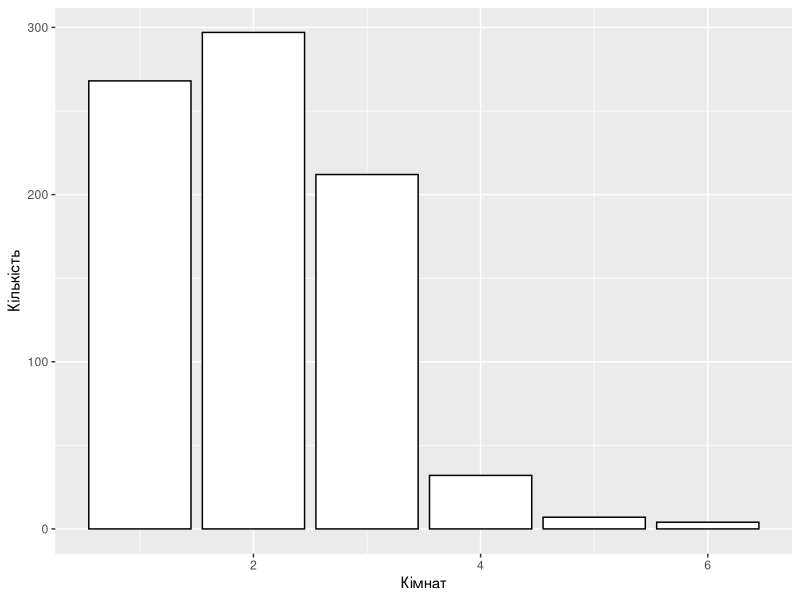
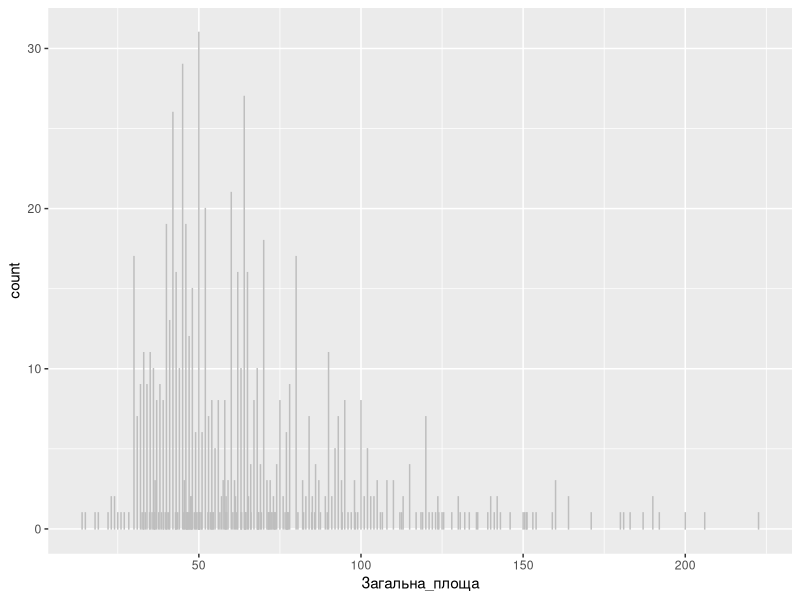
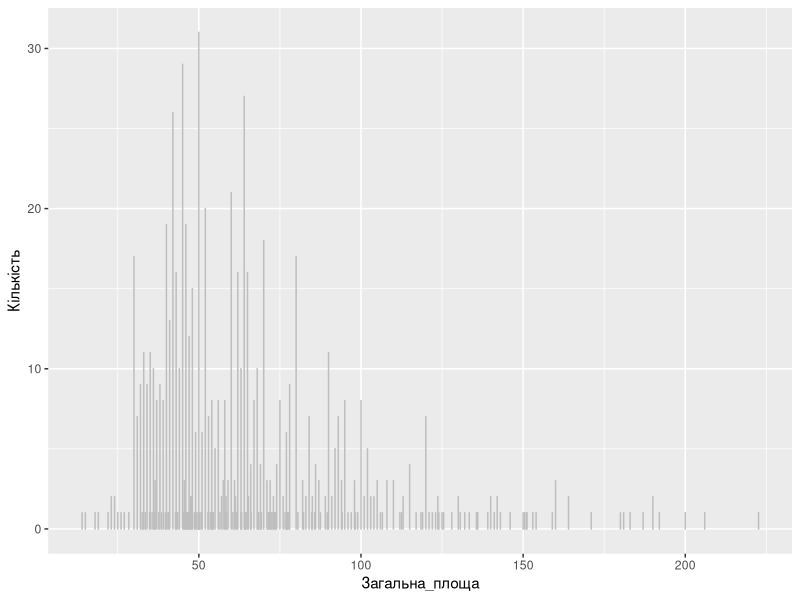
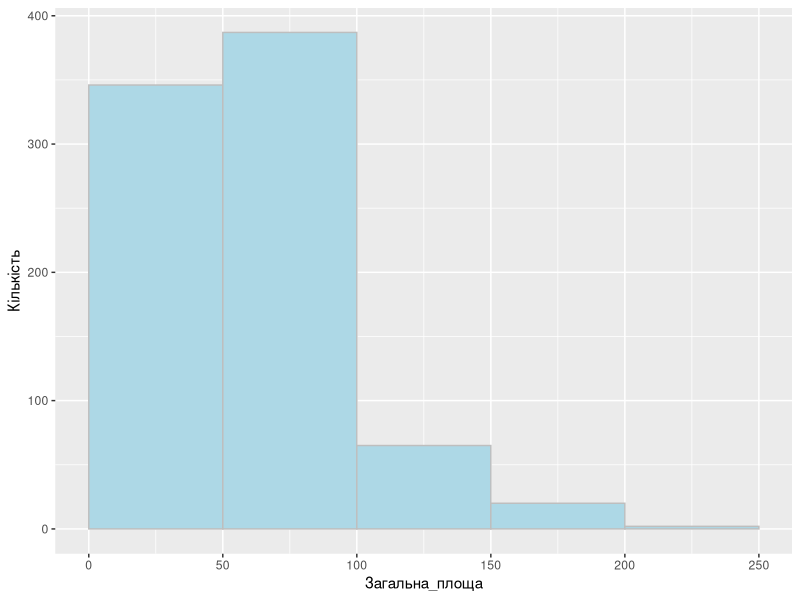
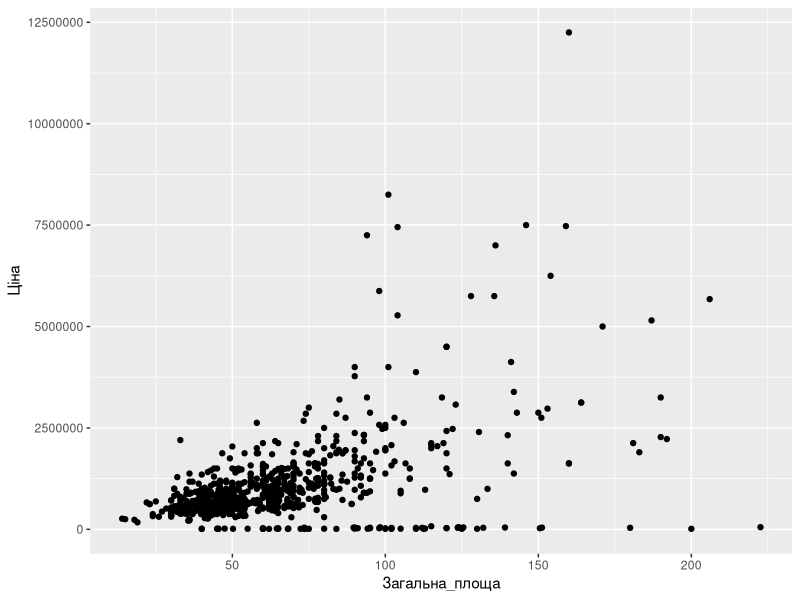
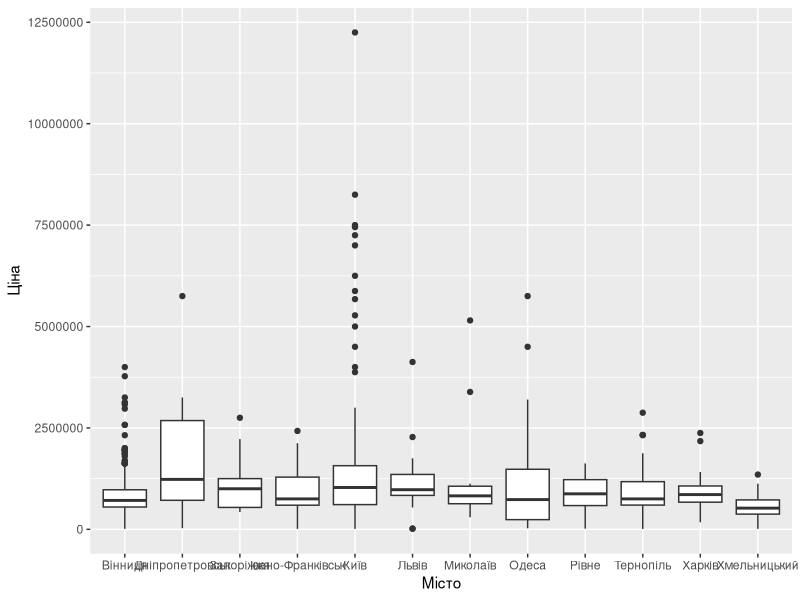
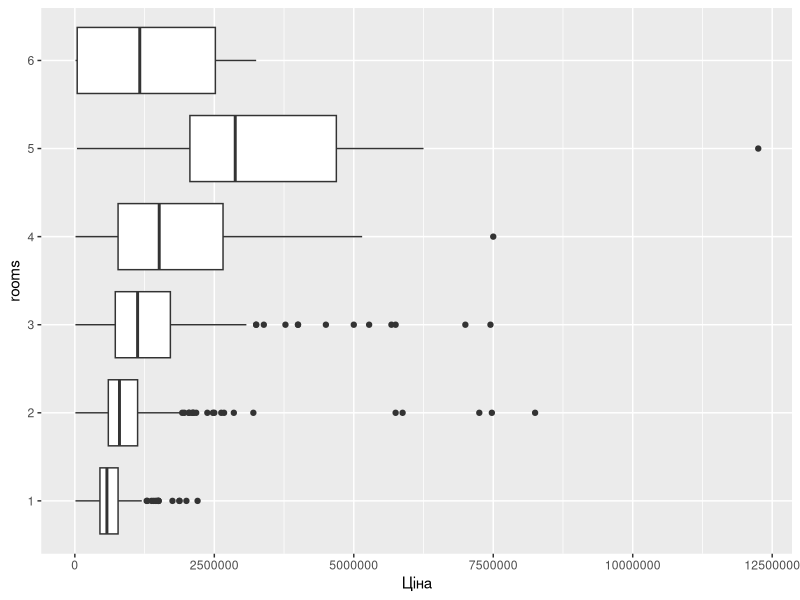
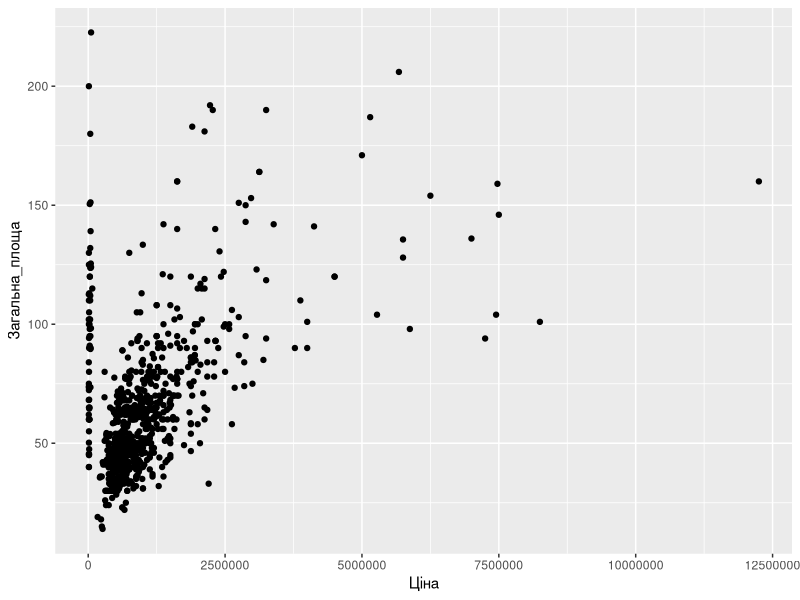

These charts were generated, in order, by the following R code:
library(dplyr)
library(ggplot2) #завантаження бібліотек


setwd("C:/Users/Vasulevus/Documents/Github/R_Python_Labs/Lab1") #встановлюємо робочу локацію

flats <- read.csv("flats.csv", stringsAsFactors=FALSE, dec=",") #читаємо файл csv

flats <- flats %>%
    filter(Місто != "Києво-Святошинський")
#
#str(flats) #дивимося структуру
#print(class(flats)) #перевіряємо тип даних
#print(head(flats,15)) #показуємо перші 15 рядків
#print(dim(flats))#показуємо кількість полів
#print(tail(flats,6))
#print(names(flats))#назви полів/імена датафрейму
#print(summary(flats)) #показуємо статистичні показники датасету
#glimpse(flats)
#print(names(flats))
#print(count(flats, Місто))
#print(
#flats %>% #операції з допомогою оператора %>%
#  count(Місто) %>% #рахуємо кількість рядків для кожного міста
#  arrange(n) #сортуємо
#)
#print(
#    flats %>%
#        filter(Місто != "Києво-Святошинський") %>% #фільтруємо значення
#        filter(Кімнат == 3) %>% #залишаємо лише трьохкімнатні
#        count(Місто) %>% #рахуємо рядки в розрізі Міста
#        arrange(desc(n)) #сортуємо в спадаючому порядку
#)
#print(
#    flats %>%
#        filter(Кімнат == 2) %>%
#        filter(Місто != "Києво-Святошинський") %>%
#        count(Місто) %>%
#        arrange(desc(n))
#)
#print(
#    flats %>%
#        filter(Кімнат == 2) %>%
#        filter(Місто != "Києво-Святошинський") %>%
#        summarise(mean(Загальна_площа)) #групуємо для загального середнього значення
#)
#print(
#    flats %>%
#        filter(Кімнат == 2) %>%
#        filter(Місто != "Києво-Святошинський") %>%
#        summarise(count(Місто)) #summarise несумісно з count
#)
#print(
#    flats %>%
#        filter(Кімнат == 1) %>%
#        filter(Місто != "Києво-Святошинський") %>%
#        summarise(mean(Загальна_площа), sd(Загальна_площа), min(Загальна_площа),max(Загальна_площа))
#)
#print(
#    flats %>%
#        filter(Кімнат == 3) %>%
#        filter(Місто != "Києво-Святошинський") %>%
#        group_by(Місто) %>%
#        summarise(means = mean(Загальна_площа))
#)
#print(
#    flats %>%
#    filter(Місто != "Києво-Святошинський") %>%
#    summarise(count = n_distinct(Місто)) #порахувати кількість унікальних значень в полі
#)
#print(
#    flats %>%
#    filter(Місто == "Одеса" & Кімнат == 3) %>%
#    count(Кімнат)
#)
########################################################
################ Візуалізація даних ####################
########################################################
print(
    ggplot(#функція для графіків
        flats, #датасет
        aes(x = Кімнат) #обрана змінна
    ) +
    geom_bar( # стовпчиковий графік 
        fill = "white", #колір стовпчика
        col = "black" #контур стовпчика
    ) + ylab('Кількість') #підпис справа
)
print(
    ggplot(
        flats,
        aes(x = Загальна_площа)
    ) +
    geom_bar(
        fill = "lightblue",
        col = "grey"
    )
) + ylab('Кількість')
print(
    ggplot(flats, aes(x=Загальна_площа)) +
    geom_histogram( #гісторграма
        breaks = seq(0,250,50), #як розбивається та послідовність
        fill = "lightblue", 
        col = "grey") +
    ylab('Кількість')
    )
print(
    ggplot(flats, aes(x=Загальна_площа, y = Ціна)) +
    geom_point() #графік розсіювання
)
print(
    ggplot(
        flats, aes(
            x = Ціна,
            y = Місто
        )
    ) +
    geom_boxplot() + #коробчаста діаграма
    coord_flip() #перевертаємо координати
)
#Вправи
#Побудуйте	коробчату	діаграму	для	візулізації	розподілу	цін	в	залежності	від кількості	кімнат
flats$rooms <- as.character(flats$Кімнат) #створюємо додаткове поле як рядки
print(head(flats))
print(
    ggplot(flats,aes(x=Ціна, y=rooms)) + 
    geom_boxplot()
    )
#Побудуйте	графік	розсіювання,	який	відображатиме	залежність	ціни	від загальної	площі
print(
    ggplot(flats, aes(x=Ціна, y=Загальна_площа)) +
    geom_point()
)
#Побудуйте	гістограму	для	оцінки	розподілу	ціни	квартир
print(
    ggplot(flats, aes(x = Ціна)) +
    geom_histogram(breaks = seq(10200, 12250000, 1250000), fill = "lightblue", col = "black")
)
